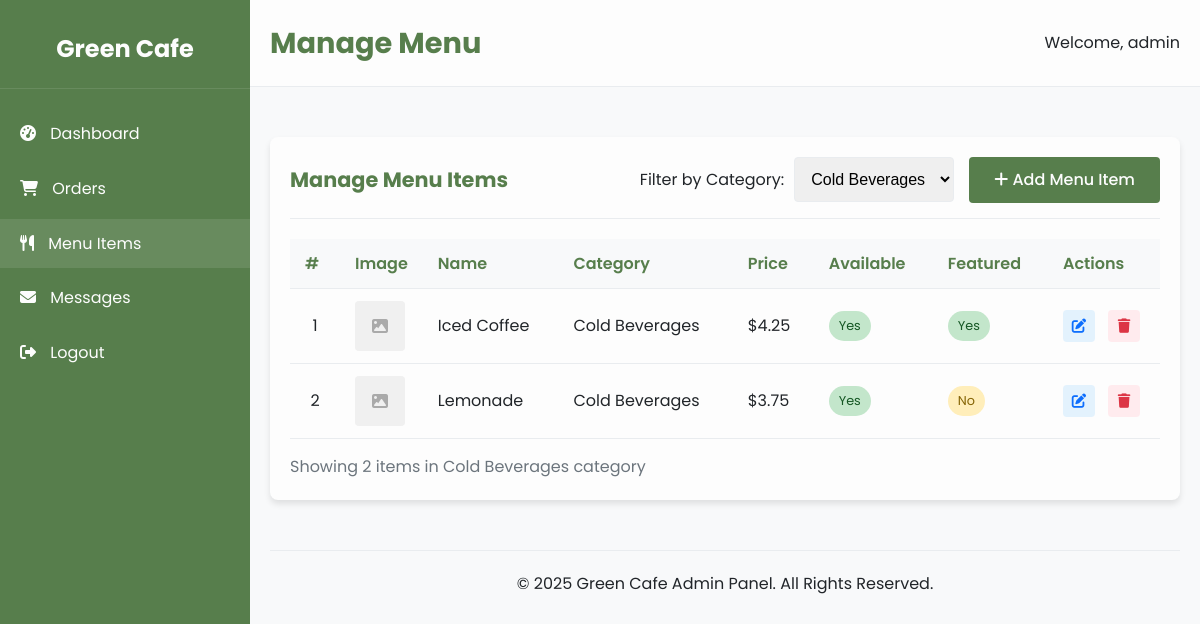
The page /admin/menu.php?category=2 (signed in) on the database its author committed.
### tables this page shows
CREATE TABLE IF NOT EXISTS menu_items (
    id INT PRIMARY KEY AUTO_INCREMENT,
    category_id INT,
    name VARCHAR(100) NOT NULL,
    description TEXT,
    price DECIMAL(10, 2) NOT NULL,
    image VARCHAR(255),
    is_featured BOOLEAN DEFAULT FALSE,
    is_available BOOLEAN DEFAULT TRUE,
    created_at TIMESTAMP DEFAULT CURRENT_TIMESTAMP,
    updated_at TIMESTAMP DEFAULT CURRENT_TIMESTAMP ON UPDATE CURRENT_TIMESTAMP,
    FOREIGN KEY (category_id) REFERENCES categories(id) ON DELETE SET NULL
);

CREATE TABLE IF NOT EXISTS categories (
    id INT PRIMARY KEY AUTO_INCREMENT,
    name VARCHAR(100) NOT NULL,
    description TEXT,
    created_at TIMESTAMP DEFAULT CURRENT_TIMESTAMP
);

### includes/functions.php (called while the page is built, shortened)
<?php
function formatPrice($price) {
    return '$' . number_format($price, 2);
}

### admin/menu.php (the view, shortened to what this page needs)
<?php
require_once '../includes/functions.php';
$currentPage = basename($_SERVER['PHP_SELF']);
$conn = getDBConnection();
$categoriesResult = $conn->query("SELECT * FROM categories ORDER BY name ASC");
$categories = [];
if ($categoriesResult->num_rows > 0) {
    while ($row = $categoriesResult->fetch_assoc()) {
        $categories[] = $row;
    }
}
$categoryFilter = isset($_GET['category']) ? (int)$_GET['category'] : 0;
$whereClause = $categoryFilter > 0 ? "WHERE m.category_id = $categoryFilter" : "";
$sql = "SELECT m.*, c.name as category_name
        FROM menu_items m
        JOIN categories c ON m.category_id = c.id
        $whereClause
        ORDER BY c.name, m.name ASC";
$result = $conn->query($sql);
$menuItems = [];
if ($result->num_rows > 0) {
    while ($row = $result->fetch_assoc()) {
        $menuItems[] = $row;
    }
}
?>
<!DOCTYPE html>
<html lang="en">
<head>
    <link rel="stylesheet" href="https://cdnjs.cloudflare.com/ajax/libs/font-awesome/6.4.0/css/all.min.css">
    <link rel="stylesheet" href="../assets/css/style.css">
</head>
<body>
    <div class="admin-container">
        <aside class="sidebar">
            <div class="admin-logo">
                <h2 class="admin-title">Green Cafe</h2>
            </div>
            <ul class="admin-nav">
                <li class="admin-nav-item">
                    <a href="dashboard.php" class="admin-nav-link <?php echo $currentPage === 'dashboard.php' ? 'active' : ''; ?>">
                        <i class="fas fa-tachometer-alt"></i> Dashboard
                    </a>
                </li>
                <li class="admin-nav-item">
                    <a href="orders.php" class="admin-nav-link <?php echo $currentPage === 'orders.php' || $currentPage === 'view_order.php' ? 'active' : ''; ?>">
                        <i class="fas fa-shopping-cart"></i> Orders
                    </a>
                </li>
                <li class="admin-nav-item">
                    <a href="menu.php" class="admin-nav-link <?php echo $currentPage === 'menu.php' || $currentPage === 'add_menu_item.php' || $currentPage === 'edit_menu_item.php' ? 'active' : ''; ?>">
                        <i class="fas fa-utensils"></i> Menu Items
                    </a>
                </li>
                <li class="admin-nav-item">
                    <a href="messages.php" class="admin-nav-link <?php echo $currentPage === 'messages.php' || $currentPage === 'view_message.php' ? 'active' : ''; ?>">
                        <i class="fas fa-envelope"></i> Messages
                    </a>
                </li>
                <li class="admin-nav-item">
                    <a href="logout.php" class="admin-nav-link">
                        <i class="fas fa-sign-out-alt"></i> Logout
                    </a>
                </li>
            </ul>
        </aside>
        <div class="admin-content">
            <header class="admin-header">
                <h1 class="admin-heading">
                    <?php
                    if ($currentPage === 'dashboard.php') echo 'Dashboard';
                    elseif ($currentPage === 'orders.php') echo 'Manage Orders';
                    elseif ($currentPage === 'view_order.php') echo 'Order Details';
                    elseif ($currentPage === 'menu.php') echo 'Manage Menu';
                    elseif ($currentPage === 'add_menu_item.php') echo 'Add Menu Item';
                    elseif ($currentPage === 'edit_menu_item.php') echo 'Edit Menu Item';
                    elseif ($currentPage === 'messages.php') echo 'Customer Messages';
                    elseif ($currentPage === 'view_message.php') echo 'Message Details';
                    else echo 'Admin Panel';
                    ?>
                </h1>
                <div>
                    <span>Welcome, <?php echo $_SESSION['username']; ?></span>
                </div>
            </header>
            <div class="admin-content-inner" style="padding: 20px;">
<div class="admin-card">
    <div class="admin-card-header">
        <h2 class="admin-card-title">Manage Menu Items</h2>
                        <div style="display: flex; gap: 15px;">
                            <form method="get" action="menu.php" style="display: flex; align-items: center; gap: 10px;">
                                <label for="category" style="white-space: nowrap;">Filter by Category:</label>
                                <select name="category" id="category" class="form-control" style="width: auto;" onchange="this.form.submit()">
                                    <?php foreach ($categories as $category): ?>
                                        <option value="<?php echo $category['id']; ?>" <?php echo $categoryFilter == $category['id'] ? 'selected' : ''; ?>>
                                            <?php echo $category['name']; ?>
                                        </option>
                                    <?php endforeach; ?>
                                </select>
                            </form>
        <a href="add_menu_item.php" class="btn btn-primary">
            <i class="fas fa-plus"></i> Add Menu Item
        </a>
                        </div>
    </div>
    <?php if (count($menuItems) > 0): ?>
        <div class="table-responsive">
            <table class="admin-table">
                <thead>
                    <tr>
                                        <th style="width: 50px;">#</th>
                                        <th style="width: 70px;">Image</th>
                        <th>Name</th>
                        <th>Category</th>
                        <th>Price</th>
                        <th>Available</th>
                        <th>Featured</th>
                                        <th style="width: 100px;">Actions</th>
                    </tr>
                </thead>
                <tbody>
                                    <?php $rowNumber = 1; ?>
                    <?php foreach ($menuItems as $item): ?>
                        <tr>
                                            <td style="text-align: center;"><?php echo $rowNumber++; ?></td>
                                            <td>
                                                <?php if (!empty($item['image'])): ?>
                                                    <div style="width: 50px; height: 50px; overflow: hidden; border-radius: 4px;">
                                                        <img src="../assets/images/menu/<?php echo $item['image']; ?>"
                                                             alt="<?php echo $item['name']; ?>"
                                                             style="width: 100%; height: 100%; object-fit: cover;">
                                                    </div>
                                                <?php else: ?>
                                                    <div style="width: 50px; height: 50px; background-color: #f0f0f0; border-radius: 4px; display: flex; align-items: center; justify-content: center;">
                                                        <i class="fas fa-image" style="color: #aaa;"></i>
                                                    </div>
                                                <?php endif; ?>
                                            </td>
                            <td><?php echo $item['name']; ?></td>
                            <td><?php echo $item['category_name']; ?></td>
                            <td><?php echo formatPrice($item['price']); ?></td>
                            <td>
                                                <a href="menu.php?<?php echo $categoryFilter > 0 ? 'category=' . $categoryFilter . '&' : ''; ?>action=toggle_available&id=<?php echo $item['id']; ?>"
                                   class="status-badge <?php echo $item['is_available'] ? 'status-completed' : 'status-cancelled'; ?>">
                                    <?php echo $item['is_available'] ? 'Yes' : 'No'; ?>
                                </a>
                            </td>
                            <td>
                                                <a href="menu.php?<?php echo $categoryFilter > 0 ? 'category=' . $categoryFilter . '&' : ''; ?>action=toggle_featured&id=<?php echo $item['id']; ?>"
                                   class="status-badge <?php echo $item['is_featured'] ? 'status-completed' : 'status-pending'; ?>">
                                    <?php echo $item['is_featured'] ? 'Yes' : 'No'; ?>
                                </a>
                            </td>
                                            <td style="text-align: center;">
                                                <div class="action-buttons-container">
                                                    <a href="edit_menu_item.php?id=<?php echo $item['id']; ?>" class="action-btn edit-btn" title="Edit Item">
                                    <i class="fas fa-edit"></i>
                                </a>
                                                    <a href="menu.php?<?php echo $categoryFilter > 0 ? 'category=' . $categoryFilter . '&' : ''; ?>action=delete&id=<?php echo $item['id']; ?>&confirm=yes"
                                   class="action-btn delete-btn"
                                                       title="Delete Item"
                                   onclick="return confirm('Are you sure you want to delete this menu item?')">
                                    <i class="fas fa-trash"></i>
                                </a>
                                                </div>
                            </td>
                        </tr>
                    <?php endforeach; ?>
                </tbody>
            </table>
        </div>
                        <div style="margin-top: 15px; color: #6c757d;">
                            Showing <?php echo count($menuItems); ?> item<?php echo count($menuItems) != 1 ? 's' : ''; ?>
                            <?php echo $categoryFilter > 0 ? 'in ' . $categories[array_search($categoryFilter, array_column($categories, 'id'))]['name'] . ' category' : ''; ?>
                        </div>
    <?php endif; ?>
</div>
                <footer style="text-align: center; margin-top: 50px; padding-top: 20px; border-top: 1px solid var(--medium-gray);">
                    <p>&copy; <?php echo date('Y'); ?> Green Cafe Admin Panel. All Rights Reserved.</p>
                </footer>
            </div>
        </div>
    </div>
</body>
</html>

### assets/css/style.css (style rules this page uses)
:root { --green: #577e4c; --white: #fdfdfd; --light-gray: #f8f9fa; --medium-gray: #e9ecef; --dark-gray: #6c757d; --black: #212529; --green-transparent: rgba(87, 126, 76, 0.85); --box-shadow: 0 4px 6px rgba(0, 0, 0, 0.1); --transition: all 0.3s ease; }
* { margin: 0; padding: 0; box-sizing: border-box; }
body { font-family: "Poppins", "Segoe UI", sans-serif; background-color: var(--white); color: var(--black); line-height: 1.6; }
a { text-decoration: none; color: var(--green); transition: var(--transition); }
.btn { display: inline-block; padding: 10px 25px; border-radius: 4px; font-weight: 500; cursor: pointer; transition: var(--transition); text-align: center; border: none; }
.btn-primary { background-color: var(--green); color: var(--white); }
.form-control { width: 100%; padding: 12px; border: 1px solid var(--medium-gray); border-radius: 4px; font-size: 1rem; transition: var(--transition); }
.admin-container { display: flex; min-height: 100vh; }
.sidebar { width: 250px; background-color: var(--green); color: var(--white); padding: 30px 0; position: fixed; height: 100vh; overflow-y: auto; z-index: 100; }
.admin-logo { padding: 0 20px 20px; border-bottom: 1px solid rgba(255, 255, 255, 0.1); margin-bottom: 20px; text-align: center; }
.admin-title { font-size: 1.5rem; color: var(--white); }
.admin-nav { list-style: none; }
.admin-nav-item { margin-bottom: 5px; }
.admin-nav-link { display: block; padding: 12px 20px; color: var(--white); transition: var(--transition); }
.admin-nav-link:hover, .admin-nav-link.active { background-color: rgba(255, 255, 255, 0.1); }
.admin-nav-link i { margin-right: 10px; }
.admin-content { flex: 1; margin-left: 250px; min-height: 100vh; background-color: var(--light-gray); }
.admin-content-inner { padding: 20px; }
.admin-header { display: flex; justify-content: space-between; align-items: center; margin-bottom: 30px; padding: 20px; border-bottom: 1px solid var(--medium-gray); background-color: var(--white); }
.admin-heading { font-size: 1.8rem; color: var(--green); margin: 0; }
.admin-card { background-color: var(--white); border-radius: 8px; padding: 20px; box-shadow: var(--box-shadow); margin-bottom: 30px; }
.admin-card-header { margin-bottom: 20px; padding-bottom: 15px; border-bottom: 1px solid var(--medium-gray); display: flex; justify-content: space-between; align-items: center; }
.admin-card-title { font-size: 1.3rem; color: var(--green); }
.admin-table { width: 100%; border-collapse: collapse; }
.admin-table th, .admin-table td { padding: 12px 15px; text-align: left; border-bottom: 1px solid var(--medium-gray); }
.admin-table th { background-color: var(--light-gray); color: var(--green); font-weight: 600; }
.status-badge { display: inline-block; padding: 5px 10px; border-radius: 30px; font-size: 0.8rem; text-align: center; }
.status-pending { background-color: #ffeeba; color: #856404; }
.status-completed { background-color: #c3e6cb; color: #155724; }
.action-btn { padding: 5px 10px; border-radius: 4px; margin-right: 5px; font-size: 0.9rem; }
.edit-btn { background-color: #17a2b8; color: var(--white); }
.delete-btn { background-color: #dc3545; color: var(--white); }

### admin/menu.php (style rules this page uses)
.action-btn { display: inline-flex; align-items: center; justify-content: center; width: 32px; height: 32px; border-radius: 4px; background-color: #f5f5f5; color: #333; transition: all 0.2s ease; text-decoration: none; }
.edit-btn { background-color: #e3f2fd; color: #0d6efd; }
.delete-btn { background-color: #ffebee; color: #dc3545; }
.action-buttons-container { display: flex; justify-content: center; gap: 8px; }

### rows shown on the page
menu_items: name "Iced Coffee", category.name "Cold Beverages", price "$4.25", is_available "Yes", is_featured "Yes"
menu_items: name "Lemonade", category.name "Cold Beverages", price "$3.75", is_available "Yes", is_featured "No"
categories: name "Cold Beverages"

### other values the page prints
$_SESSION['username'] "admin"
count($menuItems) "2"
form field category "Cold Beverages"
